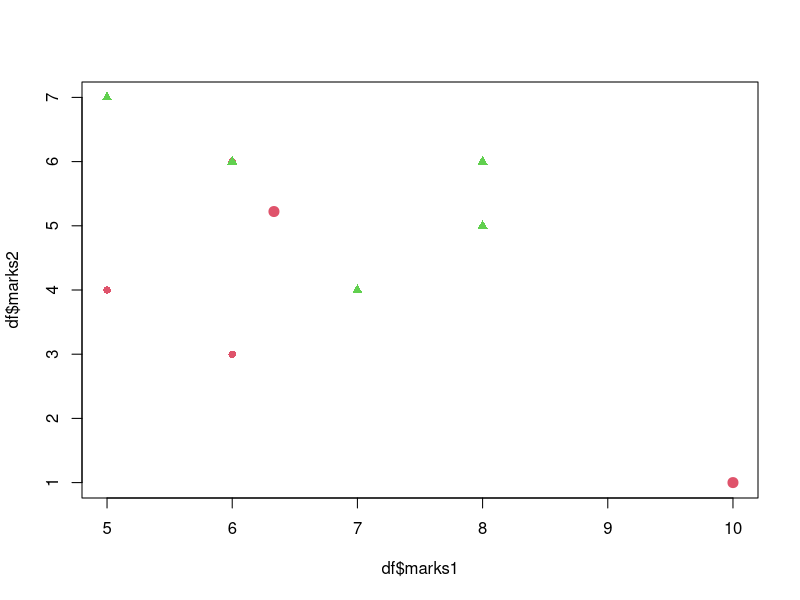

R code for this plot:


marks1 = ceiling(rnorm(10,6,2))
marks2 = ceiling(rnorm(10,5,2))
df= data.frame(marks1, marks2)
km= kmeans(df, centers = 2)
km$cluster
df2=cbind(df,cluster= km$cluster)
df2[order(df2$cluster),]
plot(df$marks1, df$marks2, col=2:3, pch=c(16,17))
km$cluster
points(km$centers, pch=20, cex=2, col=km$cluster)
